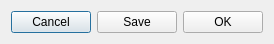
  <widget class="QWidget" name="layoutWidget">
   <property name="geometry">
    <rect>
     <x>140</x>
     <y>540</y>
     <width>228</width>
     <height>32</height>
    </rect>
   </property>
   <layout class="QHBoxLayout" name="horizontalLayout">
    <item>
     <widget class="QPushButton" name="cancelButton">
      <property name="toolTip">
       <string>&lt;html&gt;&lt;head/&gt;&lt;body&gt;&lt;p&gt;Close dialog without taking any action.&lt;/p&gt;&lt;/body&gt;&lt;/html&gt;</string>
      </property>
      <property name="text">
       <string>Cancel</string>
      </property>
      <property name="autoDefault">
       <bool>false</bool>
      </property>
      <property name="default">
       <bool>true</bool>
      </property>
     </widget>
    </item>
    <item>
     <widget class="QPushButton" name="saveButton">
      <property name="toolTip">
       <string>&lt;html&gt;&lt;head/&gt;&lt;body&gt;&lt;p&gt;Close dialog and save settings without applying.&lt;/p&gt;&lt;/body&gt;&lt;/html&gt;</string>
      </property>
      <property name="text">
       <string>Save</string>
      </property>
     </widget>
    </item>
    <item>
     <widget class="QPushButton" name="okButton">
      <property name="toolTip">
       <string>&lt;html&gt;&lt;head/&gt;&lt;body&gt;&lt;p&gt;Save settings and apply to device&lt;/p&gt;&lt;/body&gt;&lt;/html&gt;</string>
      </property>
      <property name="text">
       <string>OK</string>
      </property>
     </widget>
    </item>
   </layout>
  </widget>
